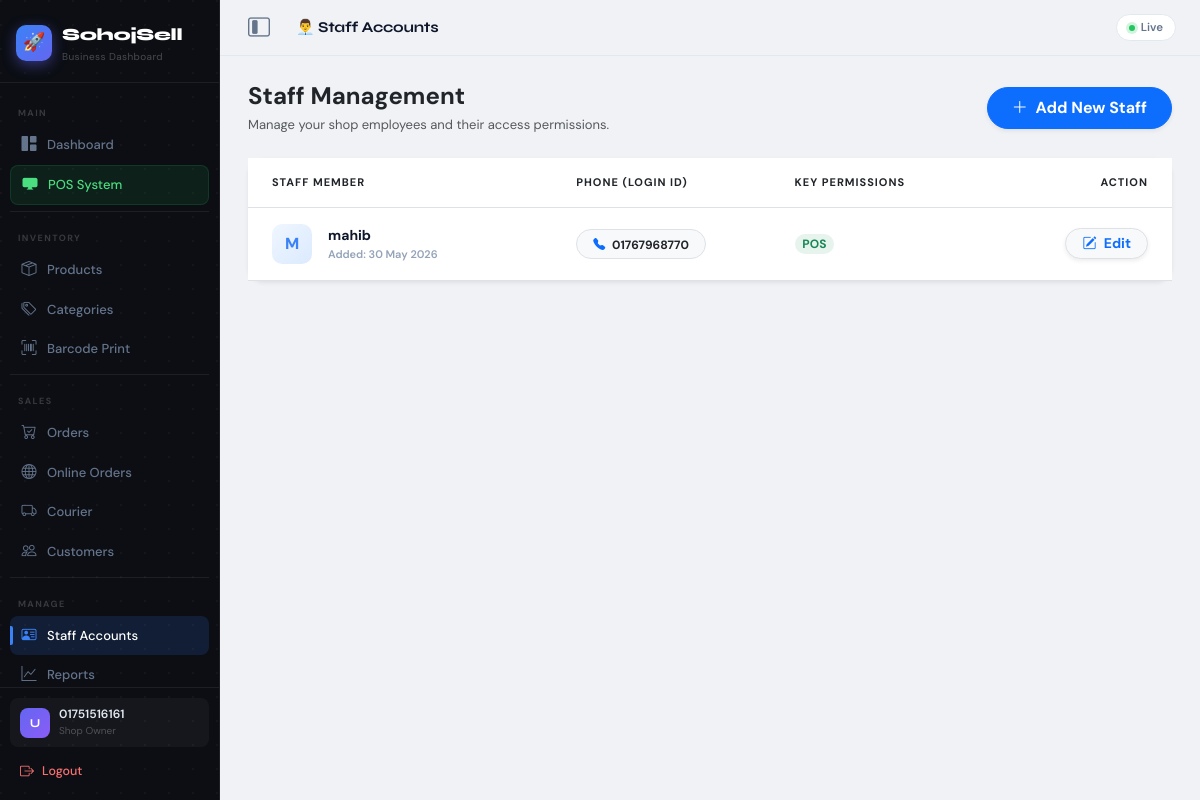
Screenshot of /staff/ (signed in) with the database file from the repository.
### accounts/models.py (models this page shows, shortened)
class User(AbstractBaseUser, PermissionsMixin):
    phone_number = models.CharField(max_length=15, unique=True, verbose_name='Phone Number')
    name = models.CharField(max_length=100, blank=True, null=True, verbose_name='Full Name')
    is_active = models.BooleanField(default=True)
    is_staff = models.BooleanField(default=False)
    date_joined = models.DateTimeField(auto_now_add=True)
    objects = UserManager()
    USERNAME_FIELD = 'phone_number'
    REQUIRED_FIELDS = []

### store/models.py (models this page shows, shortened)
class StaffProfile(models.Model):
    user = models.OneToOneField(settings.AUTH_USER_MODEL, on_delete=models.CASCADE, related_name='staff_profile')
    shop = models.ForeignKey(Shop, on_delete=models.CASCADE, related_name='staff_members')
    can_use_pos = models.BooleanField(default=True, help_text="Can process sales in POS")
    can_manage_products = models.BooleanField(default=False, help_text="Can add, edit or delete products")
    can_manage_orders = models.BooleanField(default=False, help_text="Can change order status & delete")
    can_manage_customers = models.BooleanField(default=False, help_text="Can view customer details")
    can_view_reports = models.BooleanField(default=False, help_text="Can view revenue & profit reports")
    can_manage_settings = models.BooleanField(default=False, help_text="Can access shop settings")
    created_at = models.DateTimeField(auto_now_add=True)

### store/views.py (the view)
# urls.py: path('staff/', views.staff_list, name='staff_list'),
@login_required(login_url='/accounts/login/')
def staff_list(request):
    shop = request.user.shop
    staff_members = StaffProfile.objects.filter(shop=shop).order_by('-created_at')
    return render(request, 'store/staff_list.html', {'staff_members': staff_members})

### store/templates/store/staff_list.html (shortened to what this page needs)
{% extends 'store/base.html' %}
{% block page_title %}👨‍💼 Staff Accounts{% endblock %}
{% block content %}
<div class="d-flex justify-content-between align-items-center mb-4 flex-wrap gap-2">
  <div>
    <h4 class="fw-bold mb-1 text-dark">Staff Management</h4>
    <p class="text-muted mb-0" style="font-size:13px;">Manage your shop employees and their access permissions.</p>
  </div>
  <a href="{% url 'add_staff' %}" class="btn btn-primary fw-bold px-4 py-2 rounded-pill shadow-sm">
    <i class="bi bi-plus-lg me-1"></i> Add New Staff
  </a>
</div>
<div class="card border-0 shadow-sm rounded-4">
  <div class="table-responsive">
    <table class="table table-hover align-middle mb-0">
      <thead style="background:#f8fafc;">
        <tr style="font-size:11px; color:#64748b; font-weight:800; text-transform:uppercase; letter-spacing:1px;">
          <th class="px-4 py-3">Staff Member</th>
          <th class="py-3">Phone (Login ID)</th>
          <th class="py-3">Key Permissions</th>
          <th class="py-3 text-end px-4">Action</th>
        </tr>
      </thead>
      <tbody>
        {% for staff in staff_members %}
        <tr>
          <td class="px-4 py-3">
            <div class="d-flex align-items-center gap-3">
              <div style="width:40px;height:40px;border-radius:10px;background:linear-gradient(135deg,#eff6ff,#dbeafe);display:flex;align-items:center;justify-content:center;color:#3b82f6;font-weight:800;font-size:16px;">
                {{ staff.user.name|slice:":1"|upper }}
              </div>
              <div>
                <div class="fw-bolder" style="font-size:14px;color:#0f172a;">{{ staff.user.name }}</div>
                <div style="font-size:11px;color:#94a3b8;font-weight:600;">Added: {{ staff.created_at|date:"d M Y" }}</div>
              </div>
            </div>
          </td>
          <td>
              <span class="badge bg-light text-dark border px-3 py-2 rounded-pill" style="font-size: 12px;">
                  <i class="bi bi-telephone-fill text-primary me-1"></i> {{ staff.user.phone_number }}
              </span>
          </td>
          <td>
            <div class="d-flex flex-wrap gap-1">
                {% if staff.can_use_pos %}<span class="badge bg-success bg-opacity-10 text-success rounded-pill">POS</span>{% endif %}
            </div>
          </td>
          <td class="text-end px-4">
            <a href="{% url 'edit_staff' staff.id %}" class="btn btn-sm btn-light text-primary fw-bold border rounded-pill px-3 shadow-sm">
                <i class="bi bi-pencil-square me-1"></i> Edit
            </a>
          </td>
        </tr>
        {% endfor %}
      </tbody>
    </table>
  </div>
</div>
{% endblock %}

### store/templates/store/base.html (shortened to what this page needs)
<!DOCTYPE html>
<html lang="en">
<head>
    <link href="https://cdn.jsdelivr.net/npm/bootstrap@5.3.0/dist/css/bootstrap.min.css" rel="stylesheet">
    <link rel="stylesheet" href="https://cdn.jsdelivr.net/npm/bootstrap-icons@1.10.5/font/bootstrap-icons.css">
</head>
<body>
<div class="app-shell">
  <aside class="sidebar" id="sidebar">
    <div class="sb-logo">
      <div class="sb-logo-row">
        <div class="sb-logo-icon">🚀</div>
        <div>
          <div class="sb-logo-text">SohojSell</div>
          <div class="sb-logo-sub">Business Dashboard</div>
        </div>
      </div>
    </div>
    <nav class="sb-nav">
      {% if request.user.is_superuser %}
        <div class="sb-label">Master</div>
        <a href="{% url 'master_dashboard' %}" class="sb-link {% if '/saas-master/' in request.path %}active{% endif %}">
          <i class="bi bi-rocket-takeoff-fill"></i> <span class="sb-text-hide">Master HQ</span>
        </a>
        <a href="{% url 'manage_shops' %}" class="sb-link"><i class="bi bi-shop-window"></i> <span class="sb-text-hide">Manage Shops</span></a>
        <a href="{% url 'all_users' %}" class="sb-link"><i class="bi bi-people-fill"></i> <span class="sb-text-hide">All Users</span></a>
        <a href="{% url 'master_billing' %}" class="sb-link"><i class="bi bi-wallet2"></i> <span class="sb-text-hide">Packages & Billing</span></a>
        <a href="{% url 'master_settings' %}" class="sb-link"><i class="bi bi-chat-dots-fill"></i> <span class="sb-text-hide">Master Setting</span></a>
      {% else %}
        <div class="sb-label">Main</div>
        <a href="{% url 'dashboard' %}" class="sb-link {% if request.resolver_match.url_name == 'dashboard' %}active{% endif %}">
          <i class="bi bi-grid-1x2-fill"></i> <span class="sb-text-hide">Dashboard</span>
        </a>
        {% if not request.user.is_shop_staff or request.user.staff_profile.can_use_pos %}
        <a href="{% url 'pos' %}" class="sb-link pos {% if request.resolver_match.url_name == 'pos' %}active{% endif %}">
          <i class="bi bi-display-fill"></i> <span class="sb-text-hide">POS System</span>
        </a>
        {% endif %}
        {% if not request.user.is_shop_staff or request.user.staff_profile.can_manage_products %}
        <div class="sb-sep"></div>
        <div class="sb-label">Inventory</div>
        <a href="{% url 'product_list' %}" class="sb-link {% if request.resolver_match.url_name == 'product_list' %}active{% endif %}">
          <i class="bi bi-box-seam"></i> <span class="sb-text-hide">Products</span>
        </a>
        <a href="{% url 'category_list' %}" class="sb-link {% if request.resolver_match.url_name == 'category_list' %}active{% endif %}">
          <i class="bi bi-tags"></i> <span class="sb-text-hide">Categories</span>
        </a>
        <a href="{% url 'barcode_print' %}" class="sb-link {% if request.resolver_match.url_name == 'barcode_print' %}active{% endif %}">
          <i class="bi bi-upc-scan"></i> <span class="sb-text-hide">Barcode Print</span>
        </a>
        {% endif %}
        {% if not request.user.is_shop_staff or request.user.staff_profile.can_manage_orders or request.user.staff_profile.can_manage_customers %}
        <div class="sb-sep"></div>
        <div class="sb-label">Sales</div>
        {% if not request.user.is_shop_staff or request.user.staff_profile.can_manage_orders %}
        <a href="{% url 'order_list' %}" class="sb-link {% if request.resolver_match.url_name == 'order_list' %}active{% endif %}">
          <i class="bi bi-cart-check"></i> <span class="sb-text-hide">Orders</span>
        </a>
        <a href="{% url 'storefront_orders' %}" class="sb-link {% if request.resolver_match.url_name == 'storefront_orders' %}active{% endif %}">
          <i class="bi bi-globe"></i> <span class="sb-text-hide">Online Orders</span>
        </a>
        <a href="{% url 'courier' %}" class="sb-link {% if request.resolver_match.url_name == 'courier' %}active{% endif %}">
          <i class="bi bi-truck"></i> <span class="sb-text-hide">Courier</span>
        </a>
        {% endif %}
        {% if not request.user.is_shop_staff or request.user.staff_profile.can_manage_customers %}
        <a href="{% url 'customer_list' %}" class="sb-link {% if request.resolver_match.url_name == 'customer_list' %}active{% endif %}">
          <i class="bi bi-people"></i> <span class="sb-text-hide">Customers</span>
        </a>
        {% endif %}
        {% endif %}
        {% if not request.user.is_shop_staff or request.user.staff_profile.can_view_reports or request.user.staff_profile.can_manage_settings %}
        <div class="sb-sep"></div>
        <div class="sb-label">Manage</div>
        {% if not request.user.is_shop_staff or request.user.staff_profile.can_manage_settings %}
        <a href="{% url 'staff_list' %}" class="sb-link {% if 'staff' in request.path %}active{% endif %}">
          <i class="bi bi-person-vcard"></i> <span class="sb-text-hide">Staff Accounts</span>
        </a>
        {% endif %}
        {% if not request.user.is_shop_staff or request.user.staff_profile.can_view_reports %}
        <a href="{% url 'reports' %}" class="sb-link {% if request.resolver_match.url_name == 'reports' %}active{% endif %}">
          <i class="bi bi-graph-up"></i> <span class="sb-text-hide">Reports</span>
        </a>
        {% endif %}
        {% endif %}
      {% endif %}
    </nav>
    <div class="sb-bottom">
      <div class="sb-user">
        <div class="sb-avatar">{{ request.user.name|default:"U"|first|upper }}</div>
        <div>
          <div class="sb-u-name">{{ request.user.name|default:request.user.phone_number }}</div>
          <div class="sb-u-role">
            {% if request.user.is_superuser %}Super Admin
            {% elif request.user.is_shop_staff %}Staff
            {% else %}Shop Owner{% endif %}
          </div>
        </div>
      </div>
      <a href="{% url 'logout' %}" class="sb-logout">
        <i class="bi bi-box-arrow-right"></i> <span class="sb-text-hide">Logout</span>
      </a>
    </div>
  </aside>
  <div class="main-area">
    <div class="topbar">
      <button class="desktop-toggle" onclick="toggleDesktopSidebar()" aria-label="Toggle Sidebar" title="Minimize Sidebar">
        <i class="bi bi-layout-sidebar-inset"></i>
      </button>
      <div class="topbar-title">{% block page_title %}Dashboard{% endblock %}</div>
      <div class="topbar-right">
        <div class="live-pill">
          <span class="live-dot"></span> Live
        </div>
      </div>
    </div>
    <div class="page-content">
      {% block content %}{% endblock %}
    </div>
  </div>
</div>
</body>
</html>

### rows the page displays
User: user.name|first "U", user.name "01751516161"
StaffProfile: user.name "M", user.name "mahib", created_at "30 May 2026", user.phone_number "01767968770", can_use_pos "POS"
